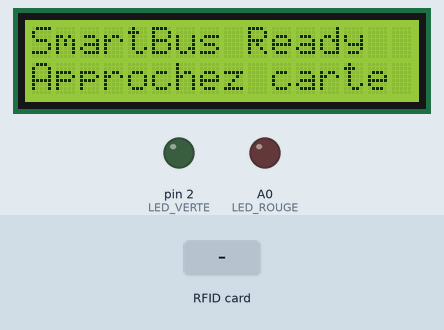
The sketch below on a simulated Arduino Uno, built with avr-gcc and run on an emulated ATmega328P. On the bench: 16×2 character LCD, output pins drawn as LEDs (lit = HIGH). The test bench sets the inputs (shaded band). Pins used as bus, display or sensor lines are not drawn; what the sketch prints to the serial monitor is not drawn.

Above: at 1.3 s.
1.4 s: RFID card 5E 7A 19 C4 held to the reader
At 2.5 s:
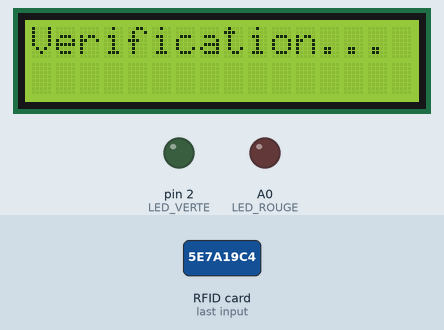
At 4.2 s:
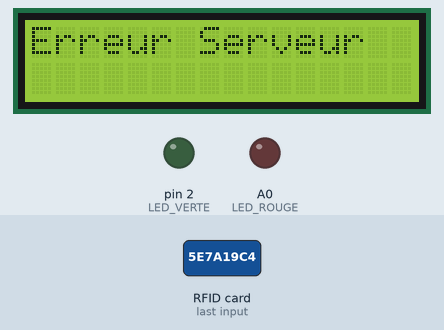
Timing chart, 0 to 5.7 s (numbered marks = the images above; inputs shaded):
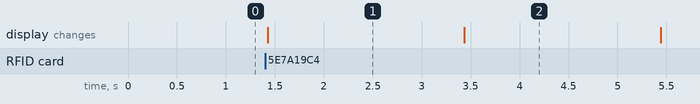

The sketch:

codearduinorfidbuzzerledRASPI.ino
```cpp
#include <SPI.h>
#include <MFRC522.h>
#include <LiquidCrystal.h>

#define SS_PIN 10
#define RST_PIN 9
#define LED_VERTE 2
#define LED_ROUGE A0
#define BUZZER A1

LiquidCrystal lcd(3, 4, 5, 6, 7, 8);
MFRC522 rfid(SS_PIN, RST_PIN);

void setup() {
  Serial.begin(9600);

  pinMode(LED_VERTE, OUTPUT);
  pinMode(LED_ROUGE, OUTPUT);
  pinMode(BUZZER, OUTPUT);

  digitalWrite(LED_VERTE, LOW);
  digitalWrite(LED_ROUGE, LOW);
  noTone(BUZZER);

  lcd.begin(16, 2);
  lcd.clear();
  lcd.print("SmartBus Ready");
  lcd.setCursor(0, 1);
  lcd.print("Approchez carte");

  SPI.begin();
  rfid.PCD_Init();
}

void loop() {
  if (!rfid.PICC_IsNewCardPresent() || !rfid.PICC_ReadCardSerial()) {
    return;
  }

  // 1. Lecture de l'UID
  String uid = "";
  for (byte i = 0; i < rfid.uid.size; i++) {
    if (rfid.uid.uidByte[i] < 0x10) uid += "0";
    uid += String(rfid.uid.uidByte[i], HEX);
  }
  uid.toUpperCase();

  // Affichage attente
  lcd.clear();
  lcd.print("Verification...");

  // 2. Envoi de l'UID a la Raspberry Pi via USB
  Serial.println(uid);

  // 3. Attente de la reponse de la Raspberry Pi (timeout de 2 sec)
  unsigned long startTime = millis();
  bool reponseRecue = false;

  while (millis() - startTime < 2000) {
    if (Serial.available() > 0) {
      String reponse = Serial.readStringUntil('\n');
      reponse.trim();

      // TRAITEMENT CAS ACCES AUTORISE (OK:Nom)
      if (reponse.startsWith("OK:")) {
        String nom = reponse.substring(3);

        digitalWrite(LED_VERTE, HIGH);
        tone(BUZZER, 1500, 150);

        lcd.clear();
        lcd.print("Bon voyage !");
        lcd.setCursor(0, 1);
        lcd.print(nom);

        delay(3000);
        digitalWrite(LED_VERTE, LOW);
      }
      // TRAITEMENT CAS ACCES REFUSE (NOK:Raison)
      else if (reponse.startsWith("NOK:")) {
        String raison = reponse.substring(4);

        digitalWrite(LED_ROUGE, HIGH);
        tone(BUZZER, 400, 600);

        lcd.clear();
        lcd.print("Acces Refuse !");
        lcd.setCursor(0, 1);
        lcd.print(raison);

        delay(3000);
        digitalWrite(LED_ROUGE, LOW);
      }

      reponseRecue = true;
      break;
    }
  }

  // Si la Raspberry Pi n'a pas repondu
  if (!reponseRecue) {
    lcd.clear();
    lcd.print("Erreur Serveur");
    delay(2000);
  }

  // Reset
  rfid.PICC_HaltA();
  rfid.PCD_StopCrypto1();

  lcd.clear();
  lcd.print("SmartBus Ready");
  lcd.setCursor(0, 1);
  lcd.print("Approchez carte");
}
```

Measured:
- after the input at 1.4 s, the display: changes at once (image 1)
- what the display in image 1 shows lasts 2.0 s, from 1.4 s to 3.4 s
